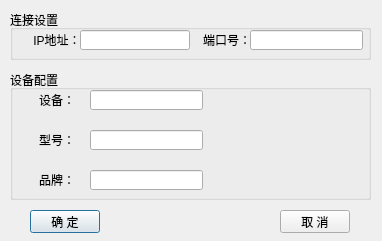
<?xml version="1.0" encoding="UTF-8"?>
<ui version="4.0">
 <class>SetupDialog</class>
 <widget class="QDialog" name="SetupDialog">
  <property name="geometry">
   <rect>
    <x>0</x>
    <y>0</y>
    <width>382</width>
    <height>241</height>
   </rect>
  </property>
  <property name="windowTitle">
   <string>Dialog</string>
  </property>
  <widget class="QGroupBox" name="groupBox">
   <property name="geometry">
    <rect>
     <x>10</x>
     <y>10</y>
     <width>361</width>
     <height>50</height>
    </rect>
   </property>
   <property name="title">
    <string>连接设置</string>
   </property>
   <widget class="QLabel" name="label">
    <property name="geometry">
     <rect>
      <x>20</x>
      <y>20</y>
      <width>54</width>
      <height>20</height>
     </rect>
    </property>
    <property name="text">
     <string>IP地址：</string>
    </property>
    <property name="alignment">
     <set>Qt::AlignCenter</set>
    </property>
   </widget>
   <widget class="QLabel" name="label_2">
    <property name="geometry">
     <rect>
      <x>190</x>
      <y>20</y>
      <width>54</width>
      <height>20</height>
     </rect>
    </property>
    <property name="text">
     <string>端口号：</string>
    </property>
    <property name="alignment">
     <set>Qt::AlignCenter</set>
    </property>
   </widget>
   <widget class="QLineEdit" name="ipLineEdit">
    <property name="geometry">
     <rect>
      <x>70</x>
      <y>20</y>
      <width>110</width>
      <height>20</height>
     </rect>
    </property>
    <property name="text">
     <string/>
    </property>
   </widget>
   <widget class="QLineEdit" name="portLineEdit">
    <property name="geometry">
     <rect>
      <x>240</x>
      <y>20</y>
      <width>113</width>
      <height>20</height>
     </rect>
    </property>
   </widget>
  </widget>
  <widget class="QGroupBox" name="groupBox_2">
   <property name="geometry">
    <rect>
     <x>10</x>
     <y>70</y>
     <width>361</width>
     <height>130</height>
    </rect>
   </property>
   <property name="title">
    <string>设备配置</string>
   </property>
   <widget class="QLabel" name="label_3">
    <property name="geometry">
     <rect>
      <x>20</x>
      <y>20</y>
      <width>54</width>
      <height>20</height>
     </rect>
    </property>
    <property name="text">
     <string>设备：</string>
    </property>
    <property name="alignment">
     <set>Qt::AlignCenter</set>
    </property>
   </widget>
   <widget class="QLabel" name="label_4">
    <property name="geometry">
     <rect>
      <x>20</x>
      <y>60</y>
      <width>54</width>
      <height>20</height>
     </rect>
    </property>
    <property name="text">
     <string>型号：</string>
    </property>
    <property name="alignment">
     <set>Qt::AlignCenter</set>
    </property>
   </widget>
   <widget class="QLabel" name="label_5">
    <property name="geometry">
     <rect>
      <x>20</x>
      <y>100</y>
      <width>54</width>
      <height>20</height>
     </rect>
    </property>
    <property name="text">
     <string>品牌：</string>
    </property>
    <property name="alignment">
     <set>Qt::AlignCenter</set>
    </property>
   </widget>
   <widget class="QLineEdit" name="deviceLineEdit">
    <property name="geometry">
     <rect>
      <x>80</x>
      <y>20</y>
      <width>113</width>
      <height>20</height>
     </rect>
    </property>
   </widget>
   <widget class="QLineEdit" name="modelLineEdit">
    <property name="geometry">
     <rect>
      <x>80</x>
      <y>60</y>
      <width>113</width>
      <height>20</height>
     </rect>
    </property>
   </widget>
   <widget class="QLineEdit" name="brandLineEdit">
    <property name="geometry">
     <rect>
      <x>80</x>
      <y>100</y>
      <width>113</width>
      <height>20</height>
     </rect>
    </property>
   </widget>
  </widget>
  <widget class="QPushButton" name="okPushButton">
   <property name="geometry">
    <rect>
     <x>30</x>
     <y>210</y>
     <width>70</width>
     <height>23</height>
    </rect>
   </property>
   <property name="text">
    <string>确 定</string>
   </property>
  </widget>
  <widget class="QPushButton" name="cancelPushButton">
   <property name="geometry">
    <rect>
     <x>280</x>
     <y>210</y>
     <width>70</width>
     <height>23</height>
    </rect>
   </property>
   <property name="text">
    <string>取 消</string>
   </property>
  </widget>
 </widget>
 <resources/>
 <connections/>
</ui>
